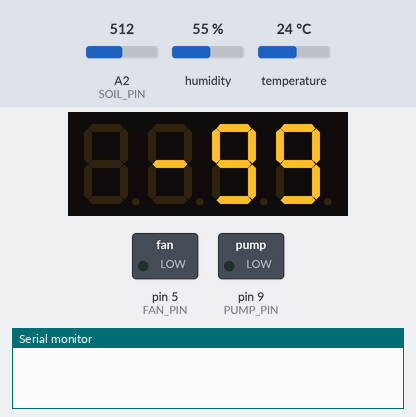
Simulated run of this sketch. Board: Arduino Uno, built with avr-gcc and run on an emulated ATmega328P. Parts: 4-digit seven-segment display, switched loads named in the sketch (green lamp = pin HIGH), the last lines printed to the serial monitor. Inputs (shaded band) come from the test bench; at power-on: humidity 55 %, A2 (SOIL_PIN) = 512, temperature 24 °C.

Above: at 1.2 s.
1.3 s: humidity set to 69 %
At 3.6 s:
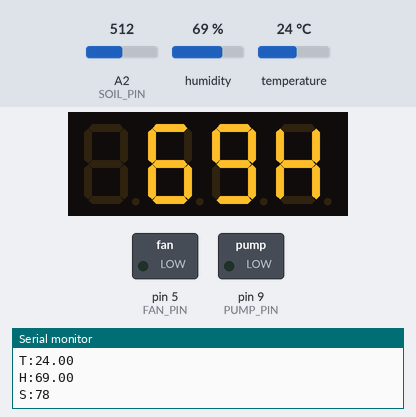
10.5 s: humidity set to 72 %
At 15.6 s:
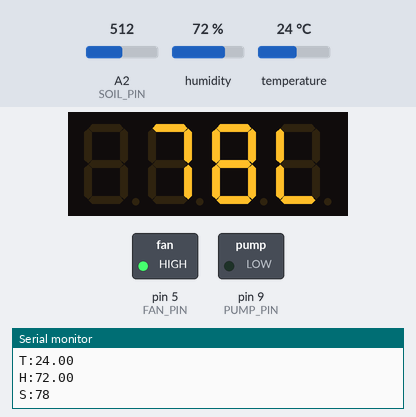
19.5 s: A2 (SOIL_PIN) set to 869
At 24.8 s:
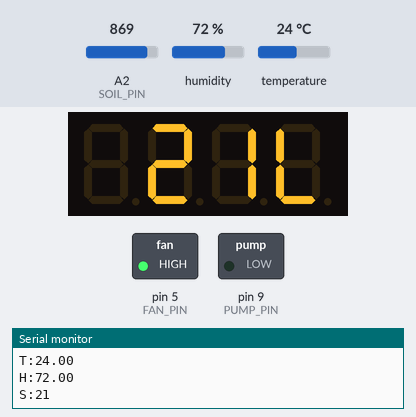
28.6 s: A2 (SOIL_PIN) set to 889
At 31.6 s:
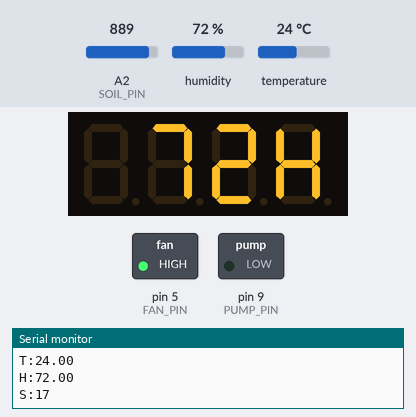
32.7 s: A2 (SOIL_PIN) set to 1014
At 35.5 s:
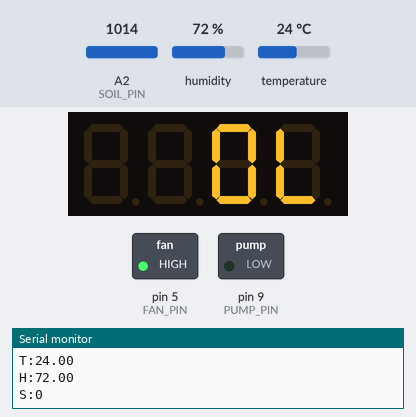
37.6 s: A2 (SOIL_PIN) set to 1023
At 43.4 s:
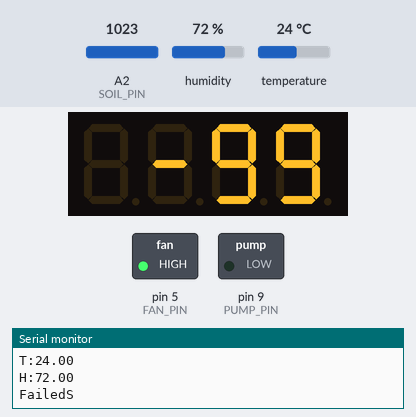
Timing chart, 0 to 44.9 s (numbered marks = the images above; inputs shaded):
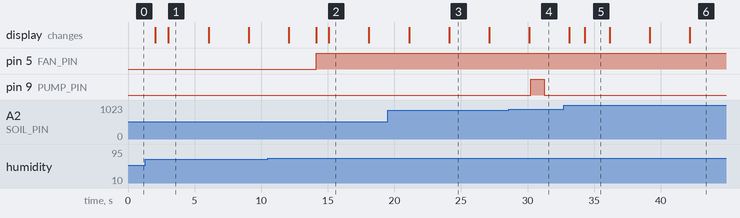

Measured:
- the behaviour switches between 70 and 71 % on humidity (found by bisection; images 1 and 2)
- the behaviour switches between 876 and 877 on A2 (SOIL_PIN) (found by bisection; images 3 and 4)
- the behaviour switches between 1022 and 1023 on A2 (SOIL_PIN) (found by bisection; images 5 and 6)
- after the input at 10.5 s, pin 5 (FAN_PIN): LOW → HIGH after 3.6 s
- after the input at 28.6 s, pin 9 (PUMP_PIN): LOW → HIGH after 1.6 s, → LOW 1.0 s later
- after the input at 37.6 s, the display: first differs from a run without the input after 4.6 s (image 6)
- what the display in image 1 shows lasts 3.0 s, from 3.0 s to 6.0 s

The sketch:

ATMega628P.ino
```cpp
// Default Thresholds
float tempThreshold = 30.0;
float humThreshold  = 70.0;
int soilThreshold   = 20; // Default soil threshold: 50%

// Non-blocking timer for reading sensors and updating outputs
unsigned long lastSensorSend = 0;
const unsigned long SENSOR_INTERVAL = 2000; // Read/Check every 2 seconds

// Local variables to hold last readings for the display loop
float currentTemp = -999.0;
float currentHum  = -999.0;
int currentSoil   = -1;

// Buffer for parsing UART commands from ESP
String rxBuffer = "";

void setup() {
  Serial.begin(115200);

  initDHT();
  initFan();
  initWatering();
  initDisplay(); // Initialize 4-digit TM1637 display
}

void loop() {
  // 1. Process Incoming Serial Commands from ESP8266
  while (Serial.available() > 0) {
    char c = (char)Serial.read();
    if (c == '\n') {
      rxBuffer.trim();

      if (rxBuffer.startsWith("SET_T:")) {
        tempThreshold = rxBuffer.substring(6).toFloat();
      } else if (rxBuffer.startsWith("SET_H:")) {
        humThreshold = rxBuffer.substring(6).toFloat();
      } else if (rxBuffer.startsWith("SET_S:")) {
        soilThreshold = rxBuffer.substring(6).toInt();
      }

      rxBuffer = "";
    } else if (c != '\r') {
      rxBuffer += c;
    }
  }

  // 2. Timed Execution for Sensors and Control Logic
  unsigned long currentMillis = millis();

  if (currentMillis - lastSensorSend >= SENSOR_INTERVAL) {
    lastSensorSend = currentMillis;

    // Read, transmit over UART to ESP, and update stored values
    currentTemp = getAndSendTemperature();
    currentHum  = getAndSendHumidity();
    currentSoil   = getAndSendSoilMoisture();

    // Check environment thresholds
    checkFanControl(currentTemp, tempThreshold, currentHum, humThreshold);
    checkSoilWatering(currentSoil, soilThreshold);
  }

  // 3. Continuously run pump cutoff logic for precise 1-second duration
  updatePumpState();

  // 4. Update display rotation (runs continuously to maintain smooth 3-second mode switching)
  displayData(currentTemp, currentHum, currentSoil);
}
```

DHT.ino
```cpp
#include <DHT.h>

#define DHTPIN 4       // Digital pin connected to DHT11 DATA pin
#define DHTTYPE DHT11  // Sensor type

DHT dht(DHTPIN, DHTTYPE);

void initDHT() {
  dht.begin();
}

// Reads, transmits over Serial, and returns Temperature (-999.0 on failure)
float getAndSendTemperature() {
  float temp = dht.readTemperature();
  if (isnan(temp)) {
    Serial.println("FailedT");
    return -999.0;
  } else {
    Serial.print("T:");
    Serial.println(temp);
    return temp;
  }
}

// Reads, transmits over Serial, and returns Humidity (-999.0 on failure)
float getAndSendHumidity() {
  float hum = dht.readHumidity();
  if (isnan(hum)) {
    Serial.println("FailedH");
    return -999.0;
  } else {
    Serial.print("H:");
    Serial.println(hum);
    return hum;
  }
}
```

Display.ino
```cpp
#include <TM1637Display.h>

// Pins for TM1637 4-Digit Display (Change pin numbers if needed)
#define CLK_PIN 2
#define DIO_PIN 3

// 1. Declare the TM1637 display object
TM1637Display display(CLK_PIN, DIO_PIN);

// 2. Define custom segment patterns
const uint8_t MY_SEG_C = SEG_A | SEG_F | SEG_E | SEG_D;          // Custom 'C' for Temp
const uint8_t MY_SEG_H = SEG_F | SEG_E | SEG_G | SEG_B | SEG_C;  // Custom 'H' for Humidity
const uint8_t MY_SEG_L = SEG_F | SEG_E | SEG_D;                  // Custom 'L' for Soil (Liquid/Moisture)

// 3. Initialization function to call in setup()
void initDisplay() {
  display.setBrightness(0x0f); // Set to maximum brightness
  display.clear();
}

// 4. Function to display cycles (Temp -> Humidity -> Soil Moisture)
void displayData(float tempC, float humidity, int soilPercent) {
  static unsigned long lastDisplaySwitch = 0;
  static int displayMode = 0; // 0 = Temp, 1 = Humidity, 2 = Soil
  unsigned long currentMs = millis();

  // Cycle mode every 3 seconds
  if (currentMs - lastDisplaySwitch >= 3000) {
    lastDisplaySwitch = currentMs;
    displayMode = (displayMode + 1) % 3;
  }

  uint8_t data[4];

  if (displayMode == 0) {
    // === 1. TEMPERATURE ===
    if (isnan(tempC) || tempC == -999.0) {
      display.showNumberDec(-99, false);
    } else {
      int tempVal = constrain((int)tempC, 0, 99);
      data[0] = (tempVal < 10) ? 0x00 : display.encodeDigit(tempVal / 10);
      data[1] = display.encodeDigit(tempVal % 10);
      data[2] = 0b01100011; // Degree symbol (°)
      data[3] = MY_SEG_C;
      display.setSegments(data);
    }

  } else if (displayMode == 1) {
    // === 2. HUMIDITY ===
    if (isnan(humidity) || humidity == -999.0) {
      display.showNumberDec(-99, false);
    } else {
      int humVal = constrain((int)humidity, 0, 99);
      data[0] = 0x00;
      data[1] = (humVal < 10) ? 0x00 : display.encodeDigit(humVal / 10);
      data[2] = display.encodeDigit(humVal % 10);
      data[3] = MY_SEG_H;
      display.setSegments(data);
    }

  } else if (displayMode == 2) {
    // === 3. SOIL MOISTURE ===
    if (soilPercent == -1) {
      display.showNumberDec(-99, false);
    } else if (soilPercent == 100) {
      data[0] = display.encodeDigit(1);
      data[1] = display.encodeDigit(0);
      data[2] = display.encodeDigit(0);
      data[3] = MY_SEG_L;
      display.setSegments(data);
    } else {
      data[0] = 0x00;
      data[1] = (soilPercent >= 10) ? display.encodeDigit(soilPercent / 10) : 0x00;
      data[2] = display.encodeDigit(soilPercent % 10);
      data[3] = MY_SEG_L;
      display.setSegments(data);
    }
  }
}
```

FanWork.ino
```cpp
#define FAN_PIN 5  // Pin connected to MOSFET/Relay for fan

void initFan() {
  pinMode(FAN_PIN, OUTPUT);
  digitalWrite(FAN_PIN, LOW);
}

// Turns fan ON if either Temperature OR Humidity exceeds its threshold
void checkFanControl(float currentTemp, float tempThreshold, float currentHum, float humThreshold) {
  // Turn OFF fan if sensor reading failed
  if (currentTemp == -999.0 || currentHum == -999.0) {
    digitalWrite(FAN_PIN, LOW);
    return;
  }

  // Trigger fan if temperature IS TOO HIGH or humidity IS TOO HIGH
  if (currentTemp > tempThreshold || currentHum > humThreshold) {
    digitalWrite(FAN_PIN, HIGH);
  } else {
    digitalWrite(FAN_PIN, LOW);
  }
}
```

SoilMoisture.ino
```cpp
const int DRY_VALUE = 1000;   // Calibration in air
const int WET_VALUE = 380;    // Calibration in water
const int SOIL_PIN = A2;      // Analog pin connected to soil sensor

// Reads, transmits over Serial, and returns Soil Moisture percentage (-1 on failure)
int getAndSendSoilMoisture() {
  int rawValue = analogRead(SOIL_PIN);

  if (rawValue <= 0 || rawValue >= 1023) {
    Serial.println("FailedS");
    return -1;
  }

  int moisturePercent = map(rawValue, DRY_VALUE, WET_VALUE, 0, 100);
  moisturePercent = constrain(moisturePercent, 0, 100);

  Serial.print("S:");
  Serial.println(moisturePercent);

  return moisturePercent;
}
```

Watering.ino
```cpp
#define PUMP_PIN 9

unsigned long pumpStartTime = 0;
unsigned long pumpLastRunTime = 0;

bool isPumpActive = false;

const unsigned long PUMP_DURATION = 1000;   // 1 second duration
const unsigned long PUMP_COOLDOWN = 600000; // 10 minutes in milliseconds

void initWatering() {
  pinMode(PUMP_PIN, OUTPUT);
  digitalWrite(PUMP_PIN, LOW); // Default OFF
}

// Dedicated function to handle non-blocking 1-second pump cutoff
void updatePumpState() {
  if (isPumpActive) {
    unsigned long currentMillis = millis();
    if (currentMillis - pumpStartTime >= PUMP_DURATION) {
      digitalWrite(PUMP_PIN, LOW);
      isPumpActive = false;
      pumpLastRunTime = currentMillis; // Start 10-minute cooldown timer
    }
  }
}

// Checks soil moisture and triggers pump start
void checkSoilWatering(int currentMoisture, int moistureThreshold) {
  unsigned long currentMillis = millis();

  // Handle cutoff timer first
  updatePumpState();

  // Check 10-minute cooldown status
  bool cooldownPassed = (pumpLastRunTime == 0) || (currentMillis - pumpLastRunTime >= PUMP_COOLDOWN);

  // Trigger pump if moisture is below threshold, not already running, cooldown passed, and sensor valid
  if (currentMoisture < moistureThreshold && !isPumpActive && cooldownPassed && currentMoisture != -1) {
    isPumpActive = true;
    pumpStartTime = currentMillis;
    digitalWrite(PUMP_PIN, HIGH);
  }
}
```
